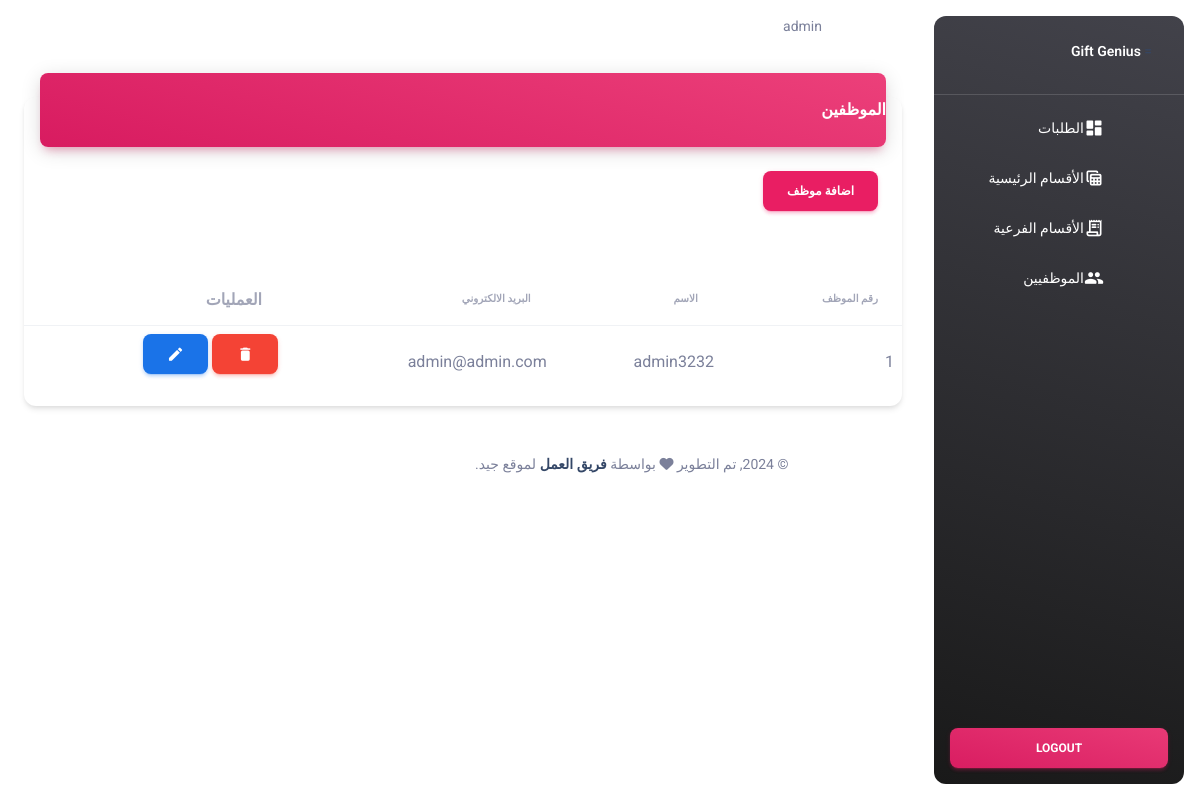
Before: /admin/employees.php (signed in) with the older database file.
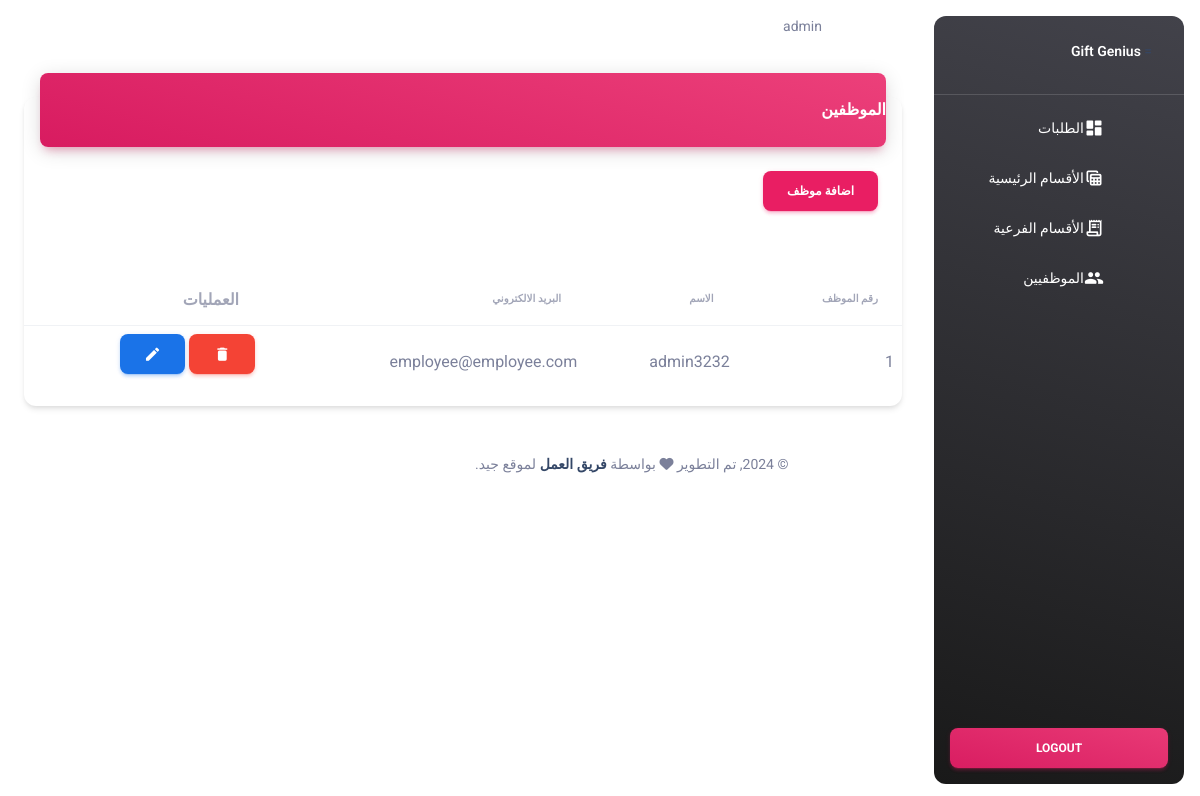
After: the same page with the newer database file.
### tables this page shows
CREATE TABLE `employees` (
  `id` int(11) NOT NULL,
  `name` varchar(255) DEFAULT NULL,
  `email` varchar(255) DEFAULT NULL,
  `password` varchar(255) DEFAULT NULL
);

### admin/employees.php (the view, shortened to what this page needs)
<?php
require('../system/helper.php');
$selectEmployeesSql = 'SELECT * FROM employees order by id DESC';
$selectEmployeesResult = runQuery($selectEmployeesSql);
?>
<!DOCTYPE html>
<html lang="ar"  dir="rtl">
<head>
    <?php
    include 'layout/assets/css.php';
    ?>
</head>
<body class=class="g-sidenav-show rtl bg-gray-200">
<?php
include 'layout/inc/sidebar.php'
?>
<main class="main-content position-relative max-height-vh-100 h-100 border-radius-lg ">
    <?php
    include 'layout/inc/header.php';
    ?>
    <div class="container-fluid py-4">
        <div class="row">
            <div class="col-12">
                <div class="card my-4">
                    <div class="card-header p-0 position-relative mt-n4 mx-3 z-index-2">
                        <div class="bg-gradient-primary shadow-primary border-radius-lg pt-4 pb-3">
                            <h6 class="text-white text-capitalize ps-3">الموظفين</h6>
                        </div>
                    </div>
                    <?php echo indexButtons('اضافة موظف') ?>
                    <div class="card-body px-0 pb-2">
                        <div class="table-responsive p-0">
                            <table class="table align-items-center mb-0">
                                <thead>
                                <tr>
                                    <th class="text-uppercase text-secondary text-xxs font-weight-bolder opacity-7">
                                        رقم الموظف
                                    </th>
                                    <th class="text-uppercase text-secondary text-xxs font-weight-bolder opacity-7 ps-2">
                                        الاسم
                                    </th>
                                    <th class="text-uppercase text-secondary text-xxs font-weight-bolder opacity-7 ps-2">
                                        البريد الالكتروني
                                    </th>
                                    <th class="text-secondary opacity-7">العمليات</th>
                                </tr>
                                </thead>
                                <tbody>
                                <?php if ($selectEmployeesResult->num_rows > 0) {
                                    while ($row = $selectEmployeesResult->fetch_assoc()) {
                                        ?>
                                        <tr>
                                            <td><?php echo $row['id'] ?></td>
                                            <td><?php echo $row['name'] ?></td>
                                            <td><?php echo $row['email'] ?></td>
                                            <td>
                                                <a href="?method=DELETE&id=<?php echo $row['id'] ?>"
                                                   class="btn btn-danger confirmation"><i
                                                            class="material-icons opacity-10">delete</i></a>
                                                <a href="javascript:();"
                                                   class="btn btn-info" data-bs-toggle='modal'
                                                   data-bs-target='#editModal<?php echo $row['id'] ?>'><i
                                                            class="material-icons opacity-10">edit</i></a></td>
                                        </tr>
                                        <?php
                                    }
                                }
                                ?>
                                </tbody>
                            </table>
                        </div>
                    </div>
                </div>
            </div>
        </div>
        <?php
        include 'layout/inc/footer.php';
        ?>
    </div>
</main>
</body>
</html>

Changed rows visible on the page:
changed employees "admin3232": email "admin@admin.com" → "employee@employee.com"
